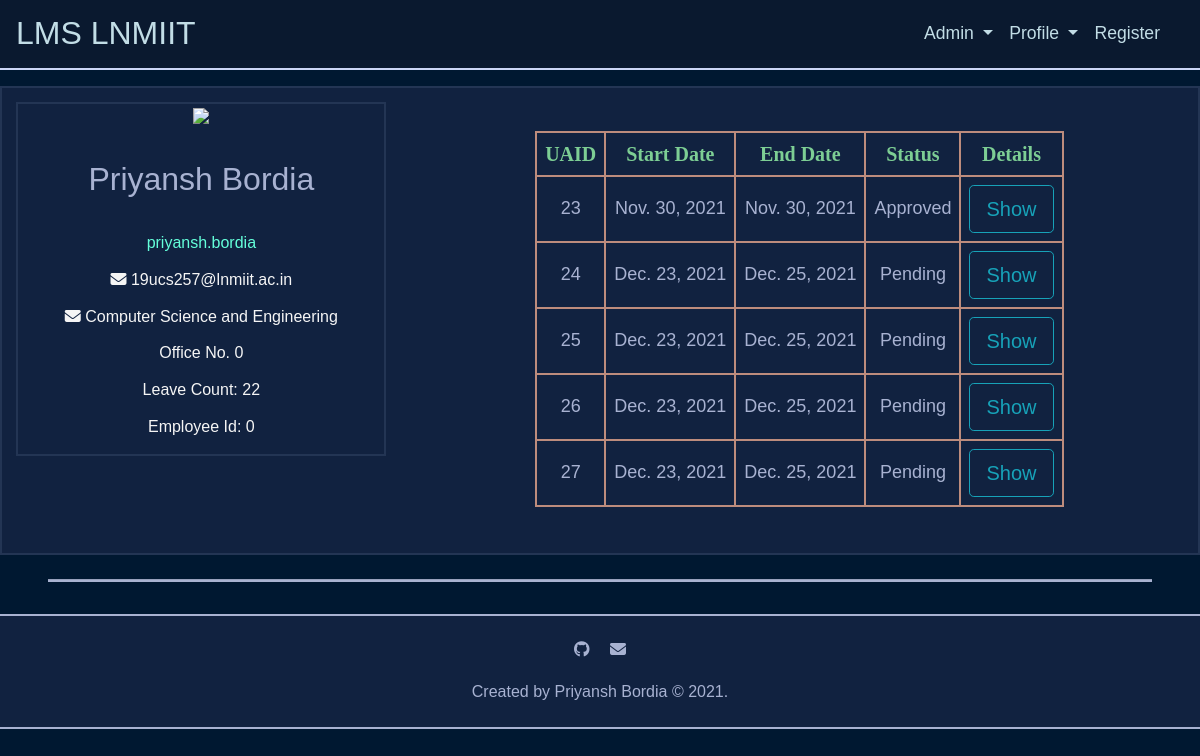
The page /person/ (signed in) on the database as committed earlier.
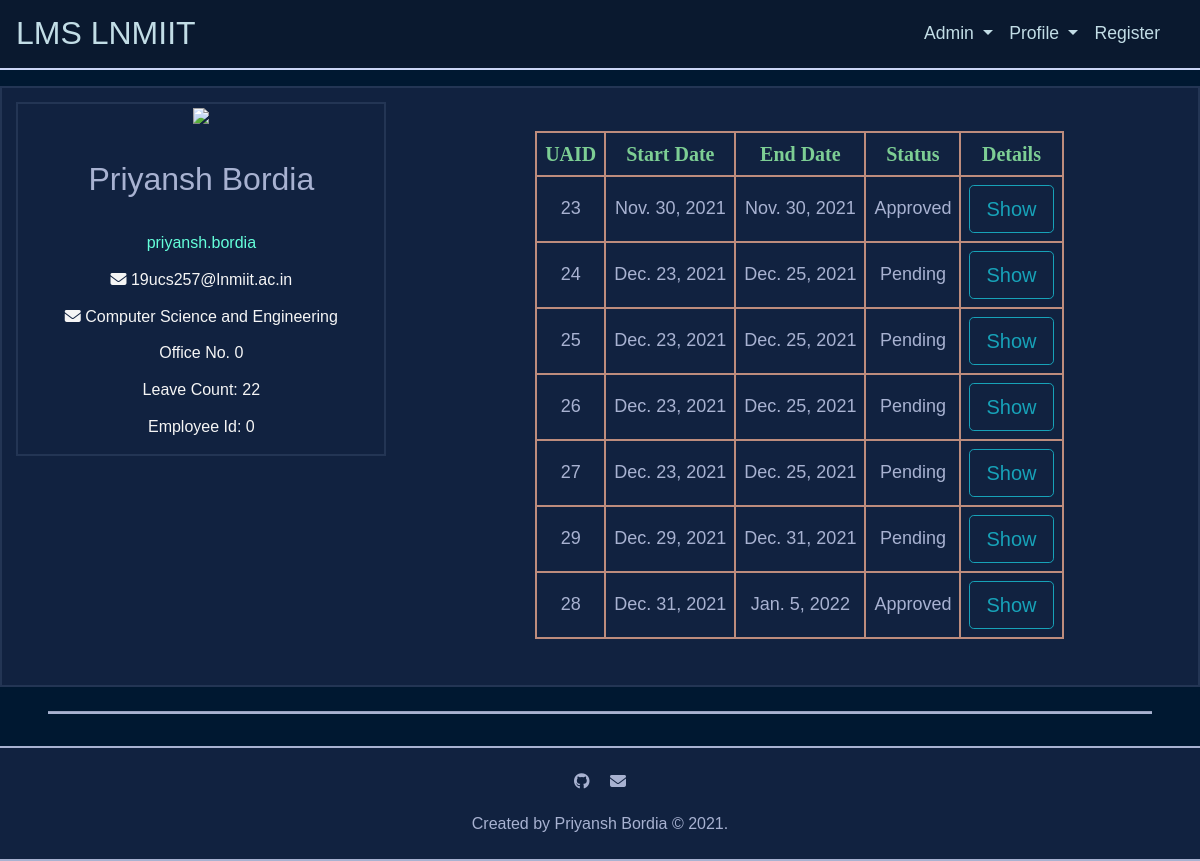
The same page on the database as committed later.
### leave/models.py (models this page shows, shortened)
class Person(models.Model):
	DIRECTOR = 'DR'
	DEAN_OF_ACADEMIC_AFFAIRS = 'DOAA'
	DEAN_OF_FACULTY_AFFAIRS = 'DOFA'
	DEAN_OF_STUDENT_AFFAIRS = 'DOSA'
	HEAD_OF_DEPARTMENT = 'HOD'
	FACULTY = 'F'
	VISITING_FACULTY = 'VF'
	REGISTRAR = 'RG'
	HEAD_OF_STAFF = 'HOS'
	STAFF = 'S'
	COMPUTER_SCIENCE_AND_ENGINEERING = 'CSE'
	ELECTRONICS_AND_COMMUNICATION_ENGINEERING = 'ECE'
	MECHANICAL_AND_MECHATRONICS_ENGINEERING = 'ME'
	HUMANITIES_AND_SOCIAL_SCIENCES = 'HSS'
	MATHEMATICS = 'MH'
	PHYSICS = 'PH'
	NON_TEACHING_STAFF = 'NTS'
	PERSON_ROLES = (
		('DR', 'Director'),
		('DOAA', 'Dean of Academic Affairs'),
		('DOFA', 'Dean of Faculty Affairs'),
		('DOSA', 'Dean of Student Affairs'),
		('HOD', 'Head of Department'),
		('F', 'Faculty'),
		('VF', 'Visiting Faculty'),
		('RG', 'Registrar'),
		('HOS', 'Head of Staff'),
		('S', 'Staff'),
	)
	DEPARTMENT = (
		('CSE', 'Computer Science and Engineering'),
		('ECE', 'Electronics and Communication Engineering'),
		('ME', 'Mechanical and Mechatronics Engineering'),
		('HSS', 'Humanities and Social Sciences'),
		('MH', 'Mathematics'),
		('PH', 'Physics'),
		('NTS', 'Non Teaching Staff'),
	)
	user = models.OneToOneField(User, on_delete=models.CASCADE, related_name='person')
	faculty_id = models.CharField(max_length=10, blank=False, null=False, unique=True, default='0')
	leave_count = models.IntegerField(validators=[MinValueValidator(0)], blank=False, null=False, default=22)
	department = models.CharField(max_length=3, choices=DEPARTMENT, blank=False, null=False, default='CSE')
	first_name = models.CharField(max_length=50, validators=[MinLengthValidator(1)], blank=False, null=False)
	last_name = models.CharField(max_length=50, blank=True, null=False)
	email = models.EmailField(blank=False, null=False, unique=True)
	office_no = models.IntegerField(blank=False, null=False, default='0000')
	role = models.CharField(max_length=5, choices=PERSON_ROLES, default='F')
	updated_at = models.DateTimeField(auto_now=True)
	created_at = models.DateTimeField(auto_now_add=True)
	class Meta:
		ordering = ['id']
		verbose_name = 'Person'
		verbose_name_plural = 'Persons'

class Application(models.Model):
	PENDING = 'P'
	APPROVED = 'A'
	REJECTED = 'R'
	APPLICATION_STATUS = (
		('P', 'Pending'),
		('A', 'Approved'),
		('R', 'Rejected'),
	)
	person = models.ForeignKey(Person, on_delete=models.CASCADE, related_name='applicant', default=1)
	status = models.CharField(max_length=1, choices=APPLICATION_STATUS, default='P')
	start_date = models.DateField(blank=False, null=False)
	end_date = models.DateField(blank=False, null=False)
	hasClasses = models.BooleanField(blank=False, null=False, default=False)
	rescheduled_date = models.DateField(blank=True, null=True)
	up_next = models.ForeignKey(Person, on_delete=models.CASCADE, related_name='up_next', default=1)
	comments = models.TextField(blank=True, null=False)
	updated_at = models.DateTimeField(auto_now=True)
	created_at = models.DateTimeField(auto_now_add=True)
	class Meta:
		ordering = ['start_date', 'end_date']

### leave/views.py (the view)
# urls.py: path('person/', views.person, name='person'),
@login_required
@require_http_methods(["GET"])
def person(request):
	try:
		person = Person.objects.get(user_id=request.user.id)
		applications = Application.objects.filter(person=person)
		return render(request, 'leave/person.html', context={'person': person, 'applications': applications})
	except Person.DoesNotExist:
		return render(request, 'leave/error.html', context={})

### leave/templates/leave/person.html (shortened to what this page needs)
{% extends "leave/base.html" %}
{% block head %}
	{% load static %}
	{% load bootstrap4 %}
	{% load fontawesome_5 %}
	{% load humanizelib %}
{% endblock %}
{% block body %}
	<div class="person">
		<div class="row">
			<div class="col-md-4">
				<div class="person__grid">
					<img src="https://img.icons8.com/bubbles/200/000000/iphone-spinner.png" />
					<p class="person__grid__name">{{ person.first_name }} {{ person.last_name }}</p>
					<p class="person__grid__username">{{ request.user.username }} </p>
					<p class="person__grid__email"><i class="fas fa-envelope"></i> {{ person.email }} </p>
					<span>
						<p class="person__grid__department"><i class="fas fa-envelope"></i> {{ person.get_department_display }} </p>
						<p class="person__grid__office_no">Office No.</i> {{ person.office_no }} </p>
					</span>
					<p class="person__grid__leave_count">Leave Count: </i> {{ person.leave_count }}</p>
					<p class="person__grid__faculty_id">Employee Id: </i> {{ person.faculty_id }} </p>
				</div>
			</div>
			<div class="col-md-8">
				{% if applications|length > 0 %}
					<div class="person__grid__application">
						<table class="center">
							<thead>
								<tr>
									<th>UAID</th>
									<th>Start Date</th>
									<th>End Date</th>
									<th>Status</th>
									<th>Details</th>
							</thead>
							<tbody>
								{% for application in applications %}
									<tr>
										<td>{{ application.id }}</td>
										<td>{{ application.start_date }}</td>
										<td>{{ application.end_date }}</td>
										<td>{{ application.get_status_display }}</td>
										<td><a class="form-control form-control-lg btn btn-outline-info btn-lg " href="{% url 'application' application.id %}" role="button">Show</a></td>
									</tr>
								{% endfor %}
							</tbody>
						</table>
					</div>
				{% endif %}
			</div>
		</div>
	</div>
{% endblock %}

### leave/templates/leave/base.html (shortened to what this page needs)
<!DOCTYPE html>
<html lang="en">
<head>
	<link rel="stylesheet" href="https://maxcdn.bootstrapcdn.com/bootstrap/4.0.0/css/bootstrap.min.css"
>
	<link rel="stylesheet" href="https://stackpath.bootstrapcdn.com/bootstrap/4.3.1/css/bootstrap.min.css"
>
	{% load static %}
	<link href="{% static 'leave/css/style.css' %}" rel="stylesheet">
</head>
<body>
    <nav class="navbar navbar-expand-lg navbar-light" style="background-color: #0a192f; border-bottom: .125rem solid #ccd6f6;">
        <a class="navbar-brand" href="{% url 'home' %}" style="color: #c2dde6; font-size: 2rem;">LMS LNMIIT</a>
        <div class="collapse navbar-collapse" id="navbarSupportedContent" style="font-size: 1.1rem;">
            <ul class="navbar-nav mr-3 ml-auto">
				{% if request.user.id == 1 %}
					<li class="nav-item dropdown">
						<div class="nav-link dropdown-toggle" style="color: #c2dde6;" href="#" id="navbarDropdown" role="button" data-toggle="dropdown" aria-haspopup="true" aria-expanded="false" title="Super">
							Admin
						</div>
					</li>
				{% endif %}
				{% if user.is_authenticated %}
					<li class="nav-item dropdown">
						<div class="nav-link dropdown-toggle" style="color: #c2dde6;" href="#" id="navbarDropdown" role="button" data-toggle="dropdown" aria-haspopup="true" aria-expanded="false" title="Profile">
							Profile
						</div>
					</li>
				{% endif %}
				{% if user.is_superuser %}
					<li class="nav-item">
						<a class="nav-link" style="color: #c2dde6;" href="{% url 'signup' %}">
							Register
						</a>
					</li>
				{% endif %}
            </ul>
        </div>
    </nav>
    {% block body %}{% endblock %}
    <hr class="mt-4">
	<footer class="footer">
		<div class="footer__grid">
			<div class="footer__grid__handles">
				<a href="https://github.com/PriyanshBordia/LNMIIT-Leave-Management" target="_blank" title="Repository"><i class="fab fa-github"></i></a>
				<a href="mailto:19ucs257@lnmiit.ac.in" target="_blank" title="Priyansh Bordia"><i class="fas fa-envelope"></i></a>
			</div>
			<div class="footer__grid__text">
				<span class="has-hover">Created by Priyansh Bordia &copy; 2021.</span>
			</div>
		</div>
	</footer>
</body>
</html>

### leave/static/leave/css/style.css (style rules this page uses)
html { font-size: 100%; -webkit-box-sizing: border-box; box-sizing: border-box; }
*, *::before, *::after { -webkit-box-sizing: inherit; box-sizing: inherit; }
html, body { width: 100%; height: 100%; }
body { margin: 0; padding: 0; font-size: 1.125rem; font-weight: 300; font-family: Verdana, Arial, Helvetica, sans-serif; line-height: 1.3; color: whitesmoke; background-color: #001831; text-align: center; -webkit-box-align: center; -ms-flex-align: center; align-items: center; -webkit-box-pack: center; -ms-flex-pack: center; justify-content: center; overflow-x: hidden; scroll-behavior: smooth; }
a { color: #a8b2d1; text-decoration: none !important; }
a, i, .has-hover { -webkit-transition-duration: 0.4s; transition-duration: 0.4s; }
hr { margin: 2rem 3rem 2rem 3rem; height: .125rem; background-color: #a8b2d1; }
.row { margin: .2rem auto .4rem auto; }
.col-md-12, .col-md-10, .col-md-9, .col-md-8, .col-md-6, .col-md-5, .col-md-4, .col-md-3, .col-md-2 { padding: 0.5rem 0.5rem 0.5rem .5rem; }
.person { margin: 1rem auto 1rem auto; border: 0.125rem solid #233554; background-color: #112240; }
.person__grid { margin: .2rem .4rem .2rem .4rem; padding: .2rem auto .2rem auto; border: 0.125rem solid #233554; }
.person__grid__name { margin: 1rem auto 1rem auto; padding: 1rem 1rem 1rem 1rem; font-size: 2rem; color: #a8b2d1; }
.person__grid__username { font-size: 1rem; font-weight: 300; color: #64ffda; }
.person__grid__email, .person__grid__office_no, .person__grid__department, .person__grid__leave_count, .person__grid__faculty_id { font-size: 1rem; }
table, tr, th, td { margin: 2rem auto 2rem auto; padding: .5rem; text-align: center; border: .125rem solid #bd8c7d; }
thead { background-color: #112240; }
tbody { overflow: auto; height: 8rem; }
th { color: #7dce94; font-size: 1.25rem; font-family: Cambria, Cochin, Georgia, Times, 'Times New Roman', serif; }
td { color: #a8b2d1; font-size: 1.5; font-weight: 1.5; font-family: Verdana, Geneva, Tahoma, sans-serif; }
.footer { margin-top: 2rem; background-color: #112240; border-top: 0.125rem solid #a8b2d1; border-bottom: 0.125rem solid #a8b2d1; }
.footer__grid { margin: 1.5rem; color: #a8b2d1; font-size: 1rem; text-align: center; -webkit-box-align: center; -ms-flex-align: center; align-items: center; }
.footer__grid__handles { margin-bottom: 1.3rem; }
.footer__grid__handles a:not(:last-child) { margin-right: 1rem; }
.footer__grid__text { font-weight: 200; }

Rows that differ between the two databases and show on the page:
added Application: id "29", start_date "Dec. 29, 2021", end_date "Dec. 31, 2021", status "Pending"
added Application: id "28", start_date "Dec. 31, 2021", end_date "Jan. 5, 2022", status "Approved"
